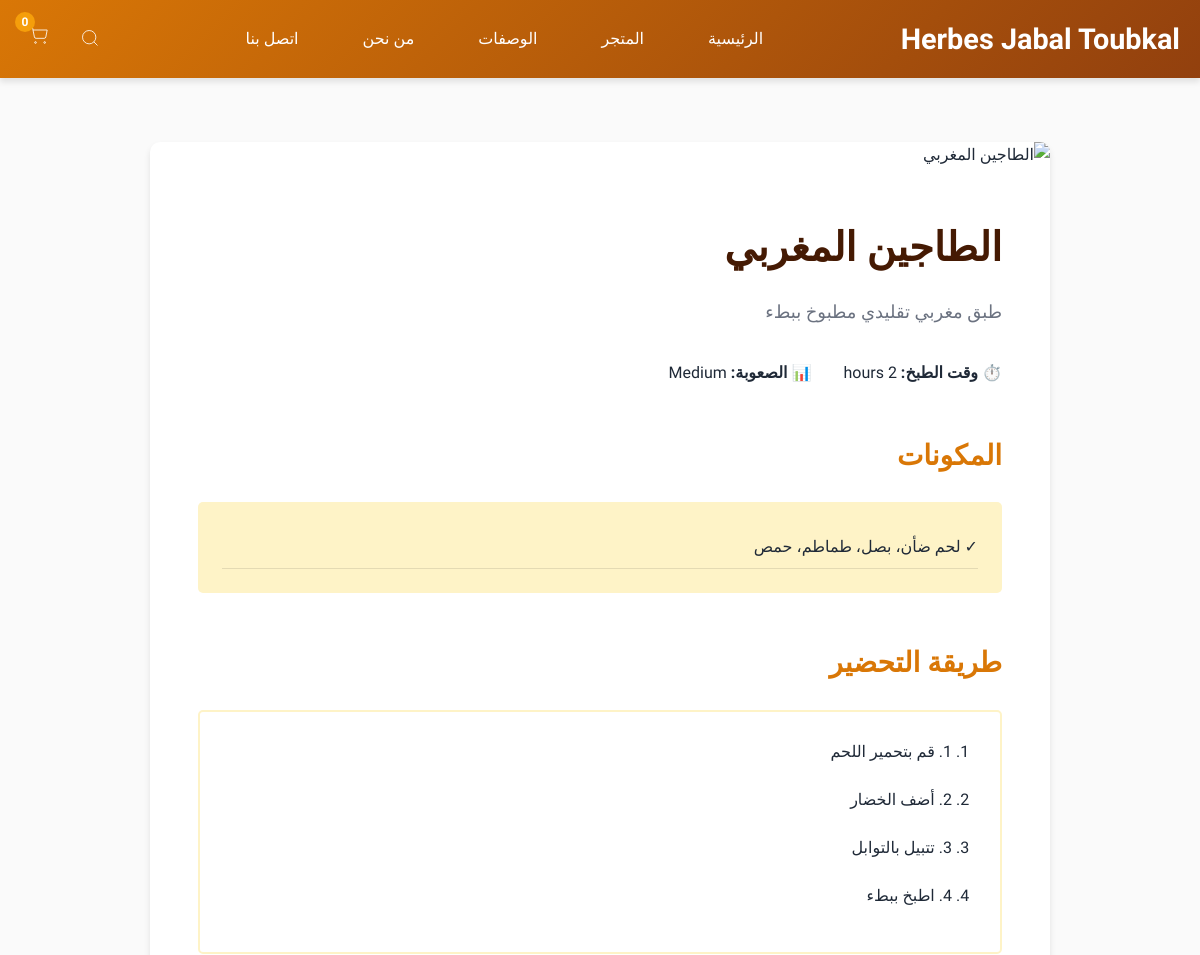
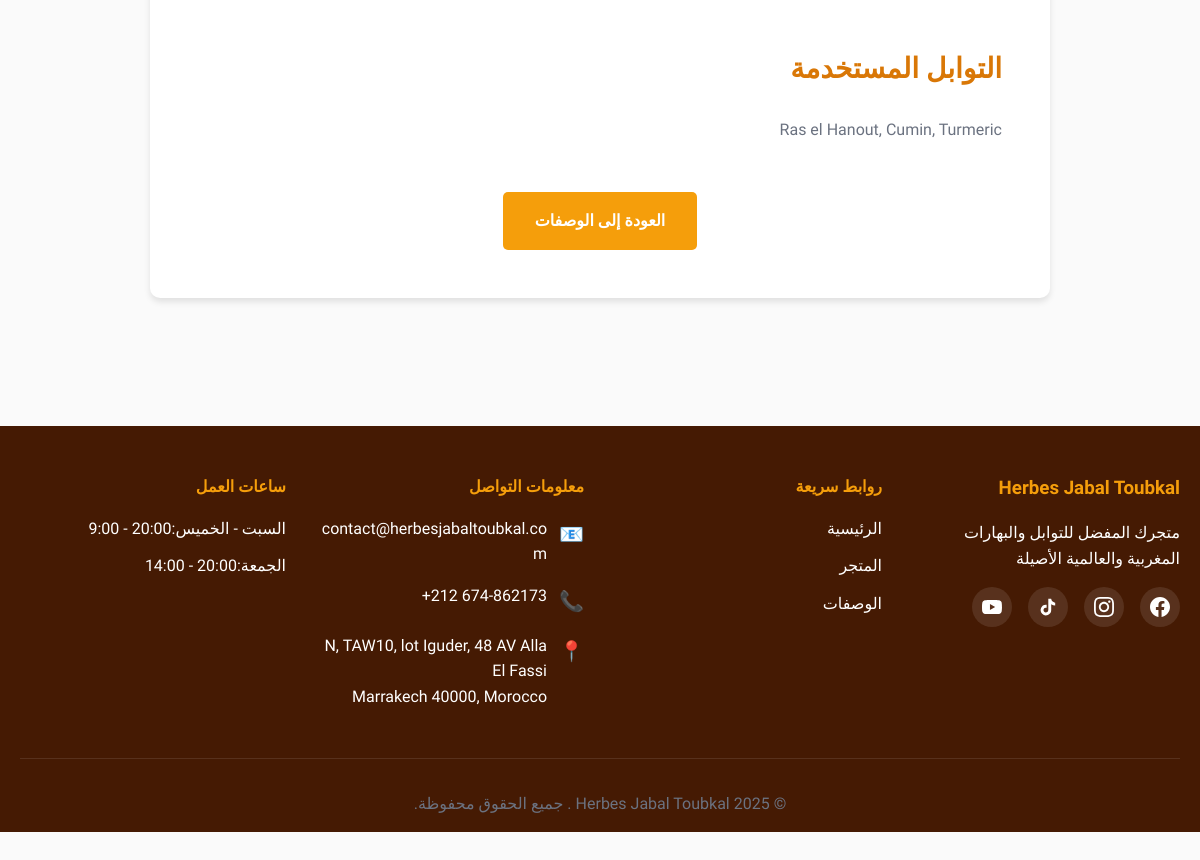
Screenshot of /recipe-details.php?id=1 with the database file from the repository (2 pictures, top to bottom).
### tables this page shows
CREATE TABLE IF NOT EXISTS recipes (
    id INT AUTO_INCREMENT PRIMARY KEY,
    title VARCHAR(255) NOT NULL,
    title_ar VARCHAR(255) NOT NULL,
    description TEXT,
    description_ar TEXT,
    image VARCHAR(255) NOT NULL,
    ingredients TEXT NOT NULL,
    ingredients_ar TEXT NOT NULL,
    steps TEXT NOT NULL,
    steps_ar TEXT NOT NULL,
    spices_used TEXT,
    cooking_time VARCHAR(50),
    difficulty VARCHAR(50),
    created_at TIMESTAMP DEFAULT CURRENT_TIMESTAMP
);

### recipe-details.php (the view, shortened to what this page needs)
<?php
require_once 'includes/header.php';
$recipeId = intval($_GET['id']);
$conn = getDBConnection();
$sql = "SELECT * FROM recipes WHERE id = ?";
$stmt = $conn->prepare($sql);
$stmt->bind_param("i", $recipeId);
$stmt->execute();
$result = $stmt->get_result();
$recipe = $result->fetch_assoc();
?>
<div class="container">
    <section class="section">
        <div style="max-width: 900px; margin: 0 auto;">
            <div style="background-color: var(--white); border-radius: 10px; overflow: hidden; box-shadow: var(--shadow);">
                <img src="<?php echo BASE_URL . $recipe['image']; ?>"
                     alt="<?php echo htmlspecialchars($recipe['title_ar']); ?>"
                     style="width: 100%; height: 400px; object-fit: cover;"
                     onerror="this.src='images/placeholder.jpg'">
                <div style="padding: 3rem;">
                    <h1 style="font-size: 2.5rem; margin-bottom: 1rem; color: var(--dark-color);">
                        <?php echo htmlspecialchars($recipe['title_ar']); ?>
                    </h1>
                    <?php if ($recipe['description_ar'] || $recipe['description']): ?>
                        <p style="font-size: 1.125rem; color: var(--text-light); margin-bottom: 2rem; line-height: 1.8;">
                            <?php echo nl2br(htmlspecialchars($recipe['description_ar'] ?: $recipe['description'])); ?>
                        </p>
                    <?php endif; ?>
                    <div style="display: flex; gap: 2rem; margin-bottom: 3rem; flex-wrap: wrap;">
                        <?php if ($recipe['cooking_time']): ?>
                            <div>
                                <strong>⏱️ وقت الطبخ:</strong> <?php echo htmlspecialchars($recipe['cooking_time']); ?>
                            </div>
                        <?php endif; ?>
                        <?php if ($recipe['difficulty']): ?>
                            <div>
                                <strong>📊 الصعوبة:</strong> <?php echo htmlspecialchars($recipe['difficulty']); ?>
                            </div>
                        <?php endif; ?>
                    </div>
                    <div style="margin-bottom: 3rem;">
                        <h2 style="font-size: 1.75rem; margin-bottom: 1.5rem; color: var(--primary-color);">المكونات</h2>
                        <div style="background-color: var(--light-color); padding: 1.5rem; border-radius: 5px;">
                            <ul style="list-style: none; padding: 0;">
                                <?php
                                $ingredients = explode("\n", $recipe['ingredients_ar'] ?: $recipe['ingredients']);
                                foreach ($ingredients as $ingredient) {
                                    if (trim($ingredient)) {
                                        echo '<li style="padding: 0.5rem 0; border-bottom: 1px solid rgba(0,0,0,0.1);">✓ ' . htmlspecialchars(trim($ingredient)) . '</li>';
                                    }
                                }
                                ?>
                            </ul>
                        </div>
                    </div>
                    <div style="margin-bottom: 3rem;">
                        <h2 style="font-size: 1.75rem; margin-bottom: 1.5rem; color: var(--primary-color);">طريقة التحضير</h2>
                        <div style="background-color: var(--white); padding: 1.5rem; border-radius: 5px; border: 2px solid var(--light-color);">
                            <ol style="padding-right: 1.5rem; line-height: 2;">
                                <?php
                                $steps = explode("\n", $recipe['steps_ar'] ?: $recipe['steps']);
                                foreach ($steps as $index => $step) {
                                    if (trim($step)) {
                                        echo '<li style="margin-bottom: 1rem; color: var(--text-color);">' . htmlspecialchars(trim($step)) . '</li>';
                                    }
                                }
                                ?>
                            </ol>
                        </div>
                    </div>
                    <?php if ($recipe['spices_used']): ?>
                    <div style="margin-bottom: 2rem;">
                        <h2 style="font-size: 1.75rem; margin-bottom: 1.5rem; color: var(--primary-color);">التوابل المستخدمة</h2>
                        <p style="color: var(--text-light); line-height: 1.8;">
                            <?php echo nl2br(htmlspecialchars($recipe['spices_used'])); ?>
                        </p>
                    </div>
                    <?php endif; ?>
                    <div style="margin-top: 3rem; text-align: center;">
                        <a href="recipes.php" class="btn">العودة إلى الوصفات</a>
                    </div>
                </div>
            </div>
        </div>
    </section>
</div>
<?php require_once 'includes/footer.php'; ?>

### includes/header.php (shortened to what this page needs)
<!DOCTYPE html>
<html lang="ar" dir="rtl">
<head>
    <link rel="stylesheet" href="<?php echo BASE_URL; ?>assets/css/style.css">
</head>
<body>
    <header class="header">
        <div class="container">
            <div class="header-content">
                <div class="logo">
                    <a href="<?php echo BASE_URL; ?>index.php">
                        <h1>Herbes Jabal Toubkal</h1>
                    </a>
                </div>
                <nav class="nav-menu" id="navMenu">
                    <a href="<?php echo BASE_URL; ?>index.php">الرئيسية</a>
                    <a href="<?php echo BASE_URL; ?>shop.php">المتجر</a>
                    <a href="<?php echo BASE_URL; ?>recipes.php">الوصفات</a>
                    <a href="<?php echo BASE_URL; ?>index.php#about">من نحن</a>
                    <a href="<?php echo BASE_URL; ?>index.php#contact">اتصل بنا</a>
                </nav>
                <div class="header-actions">
                    <button class="search-btn" id="searchBtn">
                        <svg width="20" height="20" viewBox="0 0 24 24" fill="none" stroke="currentColor">
                            <circle cx="11" cy="11" r="8"></circle>
                            <path d="m21 21-4.35-4.35"></path>
                        </svg>
                    </button>
                    <a href="<?php echo BASE_URL; ?>cart.php" class="cart-btn" id="cartBtn">
                        <svg width="20" height="20" viewBox="0 0 24 24" fill="none" stroke="currentColor">
                            <circle cx="9" cy="21" r="1"></circle>
                            <circle cx="20" cy="21" r="1"></circle>
                            <path d="M1 1h4l2.68 13.39a2 2 0 0 0 2 1.61h9.72a2 2 0 0 0 2-1.61L23 6H6"></path>
                        </svg>
                        <span class="cart-count" id="cartCount"><?php echo count($_SESSION['cart']); ?></span>
                    </a>
                </div>
            </div>
        </div>
    </header>

### includes/footer.php (shortened to what this page needs)
    <footer class="footer">
        <div class="container">
            <div class="footer-content">
                <div class="footer-section">
                    <h3>Herbes Jabal Toubkal</h3>
                    <p>متجرك المفضل للتوابل والبهارات المغربية والعالمية الأصيلة</p>
                    <div class="social-links">
                        <a href="#" aria-label="Facebook" target="_blank" rel="noopener noreferrer" title="Facebook">
                        </a>
                        <a href="#" aria-label="Instagram" target="_blank" rel="noopener noreferrer" title="Instagram">
                        </a>
                        <a href="#" aria-label="TikTok" target="_blank" rel="noopener noreferrer" title="TikTok">
                        </a>
                        <a href="#" aria-label="YouTube" target="_blank" rel="noopener noreferrer" title="YouTube">
                        </a>
                    </div>
                </div>
                <div class="footer-section">
                    <h4>روابط سريعة</h4>
                    <ul>
                        <li><a href="<?php echo BASE_URL; ?>index.php">الرئيسية</a></li>
                        <li><a href="<?php echo BASE_URL; ?>shop.php">المتجر</a></li>
                        <li><a href="<?php echo BASE_URL; ?>recipes.php">الوصفات</a></li>
                    </ul>
                </div>
                <div class="footer-section">
                    <h4>معلومات التواصل</h4>
                    <ul>
                        <li class="contact-item">
                            <span class="contact-icon">📧</span>
                            <a href="mailto:contact@herbesjabaltoubkal.com" class="contact-link" dir="ltr">
                                contact@herbesjabaltoubkal.com
                            </a>
                        </li>
                        <li class="contact-item">
                            <span class="contact-icon">📞</span>
                            <a href="tel:+212674862173" class="contact-link" dir="ltr">
                                +212 674-862173
                            </a>
                        </li>
                        <li class="contact-item contact-address">
                            <span class="contact-icon">📍</span>
                            <span class="contact-text" dir="ltr">
                                N, TAW10, lot Iguder, 48 AV Alla El Fassi<br>
                                Marrakech 40000, Morocco
                            </span>
                        </li>
                    </ul>
                </div>
                <div class="footer-section">
                    <h4>ساعات العمل</h4>
                    <ul>
                        <li>السبت - الخميس: <span dir="ltr">9:00 - 20:00</span></li>
                        <li>الجمعة: <span dir="ltr">14:00 - 20:00</span></li>
                    </ul>
                </div>
            </div>
            <div class="footer-bottom">
                <p>&copy; <?php echo date('Y'); ?> Herbes Jabal Toubkal
                . جميع الحقوق محفوظة.</p>
            </div>
        </div>
    </footer>
</body>
</html>

### assets/css/style.css (style rules this page uses)
* { margin: 0; padding: 0; box-sizing: border-box; }
html { scroll-behavior: smooth; }
:root { --primary-color: #d97706; --secondary-color: #92400e; --accent-color: #f59e0b; --dark-color: #451a03; --light-color: #fef3c7; --text-color: #1f2937; --text-light: #6b7280; --white: #ffffff; --shadow: 0 4px 6px rgba(0, 0, 0, 0.1); --shadow-lg: 0 10px 25px rgba(0, 0, 0, 0.15); --transition: all 0.3s ease; }
body { font-family: 'Cairo', 'Arial', sans-serif; color: var(--text-color); line-height: 1.6; background-color: #fafafa; direction: rtl; }
.container { max-width: 1200px; margin: 0 auto; padding: 0 20px; }
.header { background: linear-gradient(135deg, var(--primary-color), var(--secondary-color)); color: var(--white); padding: 1rem 0; position: sticky; top: 0; z-index: 1000; box-shadow: var(--shadow); }
.header-content { display: flex; justify-content: space-between; align-items: center; gap: 2rem; }
.logo h1 { font-size: 1.8rem; font-weight: 700; color: var(--white); }
.logo a { text-decoration: none; }
.nav-menu { display: flex; gap: 2rem; flex: 1; justify-content: center; }
.nav-menu a { color: var(--white); text-decoration: none; font-weight: 500; transition: var(--transition); padding: 0.5rem 1rem; border-radius: 5px; }
.header-actions { display: flex; gap: 1rem; align-items: center; }
.search-btn, .cart-btn { background: none; border: none; color: var(--white); cursor: pointer; padding: 0.5rem; border-radius: 5px; transition: var(--transition); position: relative; }
.cart-count { position: absolute; top: -5px; left: -5px; background-color: var(--accent-color); color: var(--white); border-radius: 50%; width: 20px; height: 20px; display: flex; align-items: center; justify-content: center; font-size: 0.75rem; font-weight: 700; }
.btn { display: inline-block; padding: 1rem 2rem; background-color: var(--accent-color); color: var(--white); text-decoration: none; border-radius: 5px; font-weight: 600; transition: var(--transition); border: none; cursor: pointer; font-size: 1rem; }
.section { padding: 4rem 0; }
.footer { background-color: var(--dark-color); color: var(--white); padding: 3rem 0 1rem; margin-top: 4rem; }
.footer-content { display: grid; grid-template-columns: repeat(auto-fit, minmax(250px, 1fr)); gap: 2rem; margin-bottom: 2rem; }
.footer-section h3, .footer-section h4 { margin-bottom: 1rem; color: var(--accent-color); }
.footer-section ul { list-style: none; }
.footer-section ul li { margin-bottom: 0.75rem; display: flex; align-items: center; line-height: 1.6; word-wrap: break-word; }
.footer-section ul li.contact-item { display: flex; align-items: flex-start; gap: 0.75rem; margin-bottom: 1rem; }
.footer-section ul li.contact-item.contact-address { align-items: flex-start; }
.contact-icon { font-size: 1.25rem; min-width: 25px; text-align: center; flex-shrink: 0; margin-top: 2px; }
.contact-link { color: var(--white); text-decoration: none; transition: var(--transition); word-break: break-word; flex: 1; }
.contact-text { color: var(--white); line-height: 1.6; flex: 1; }
.footer-section a { color: var(--white); text-decoration: none; transition: var(--transition); }
.social-links { display: flex; gap: 1rem; margin-top: 1rem; align-items: center; }
.social-links a { display: flex; align-items: center; justify-content: center; width: 40px; height: 40px; color: var(--white); background-color: rgba(255, 255, 255, 0.1); border-radius: 50%; transition: var(--transition); text-decoration: none; }
.social-links a svg { width: 20px; height: 20px; fill: currentColor; }
.footer-bottom { text-align: center; padding-top: 2rem; border-top: 1px solid rgba(255, 255, 255, 0.1); color: var(--text-light); }

### rows the page displays
recipes: title_ar "الطاجين المغربي", description_ar "طبق مغربي تقليدي مطبوخ ببطء", cooking_time "2 hours", difficulty "Medium", ingredients_ar "لحم ضأن، بصل، طماطم، حمص", steps_ar "1. قم بتحمير اللحم", steps_ar "2. أضف الخضار", steps_ar "3. تتبيل بالتوابل", steps_ar "4. اطبخ ببطء", spices_used "Ras el Hanout, Cumin, Turmeric"

### other values shown
count($_SESSION['cart']) "0"
